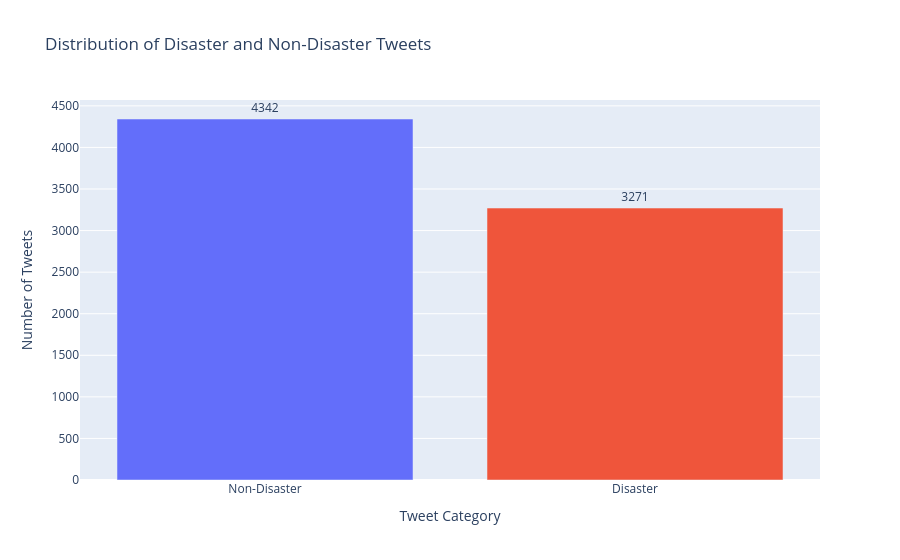

The notebook cell this image was saved under:
### Code cell
fig = px.bar(target_distribution, x = "Category", y = "Count", color = "Category", text = "Count", 
             title = "Distribution of Disaster and Non-Disaster Tweets")

fig.update_traces(textposition = "outside")

fig.update_layout(xaxis_title = "Tweet Category", yaxis_title = "Number of Tweets", showlegend = False)

fig.show()

### Figure 1 — Plotly figure (JSON) as saved in the notebook; plotly's stock layout.template omitted (floating-point values rounded to 4 significant figures)
{"data": [{"hovertemplate": "Category=%{x}<br>Count=%{text}<extra></extra>", "legendgroup": "Non-Disaster", "marker": {"color": "#636efa", "pattern": {"shape": ""}}, "name": "Non-Disaster", "orientation": "v", "showlegend": true, "text": [4342.0], "textposition": "outside", "type": "bar", "x": ["Non-Disaster"], "xaxis": "x", "y": [4342], "yaxis": "y"}, {"hovertemplate": "Category=%{x}<br>Count=%{text}<extra></extra>", "legendgroup": "Disaster", "marker": {"color": "#EF553B", "pattern": {"shape": ""}}, "name": "Disaster", "orientation": "v", "showlegend": true, "text": [3271.0], "textposition": "outside", "type": "bar", "x": ["Disaster"], "xaxis": "x", "y": [3271], "yaxis": "y"}], "layout": {"barmode": "relative", "legend": {"title": {"text": "Category"}, "tracegroupgap": 0}, "showlegend": false, "title": {"text": "Distribution of Disaster and Non-Disaster Tweets"}, "xaxis": {"anchor": "y", "categoryarray": ["Non-Disaster", "Disaster"], "categoryorder": "array", "domain": [0, 1], "title": {"text": "Tweet Category"}}, "yaxis": {"anchor": "x", "domain": [0, 1], "title": {"text": "Number of Tweets"}}}}
